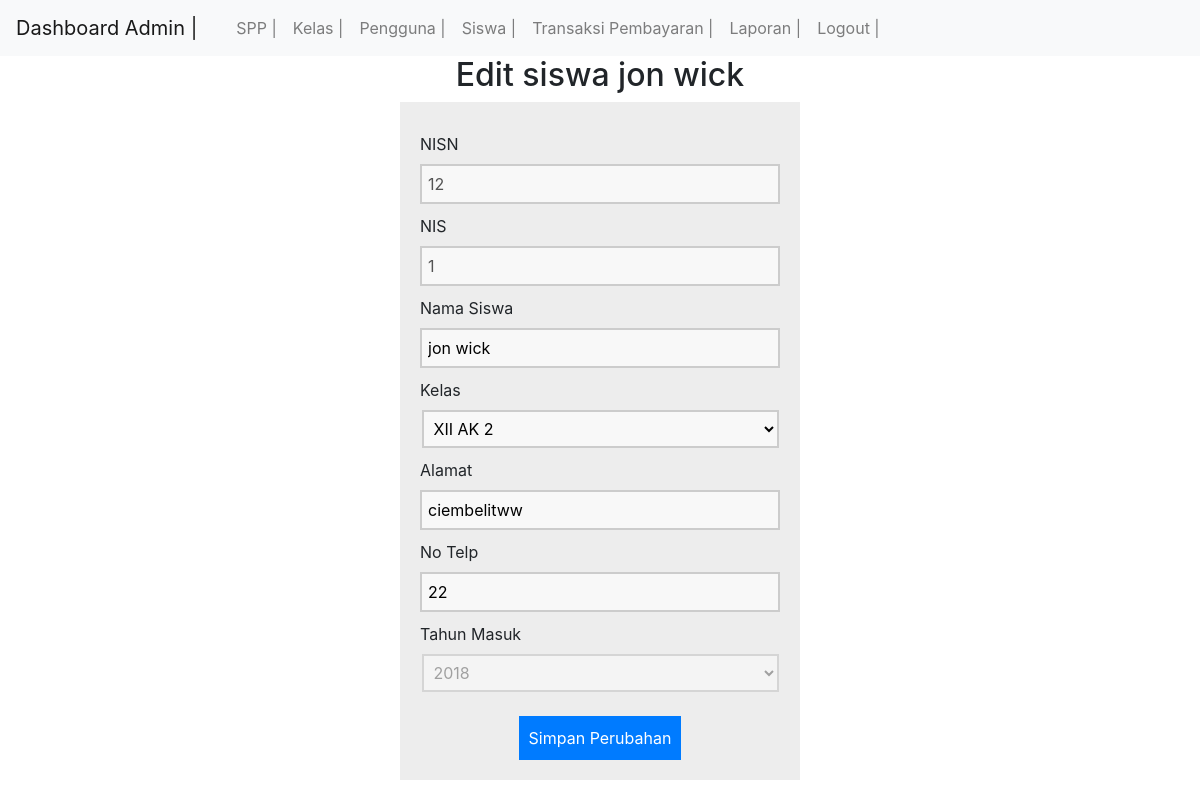
The app's page /dump/edit_siswa.php?id=12 (signed in) with its own data.
### tables this page shows
CREATE TABLE `siswa` (
  `nisn` varchar(11) NOT NULL,
  `nis` varchar(11) NOT NULL,
  `nama` varchar(35) NOT NULL,
  `id_kelas` int(10) NOT NULL,
  `alamat` text NOT NULL,
  `no_telp` varchar(30) NOT NULL,
  `id_spp` int(11) NOT NULL
);

### dump/edit_siswa.php (the view, shortened to what this page needs)
<?php
include '../koneksi.php';
  if (isset($_GET['id'])) {
    $id = ($_GET["id"]);
    $query = "SELECT * FROM siswa,kelas,spp where siswa.nisn='$id' AND siswa.id_kelas=kelas.id_kelas AND siswa.id_spp=spp.id_spp";
    $result = mysqli_query($koneksi, $query);
    $data = mysqli_fetch_assoc($result);
  } else {
    echo "<script>alert('Masukkan data id.');window.location='siswa.php';</script>";
  }
  ?>
<!DOCTYPE html>
<html>
  <head>
  </head>
<body>
  <?php
  include ('header2.php');
?>
      <center>
        <h2>Edit siswa <?php echo $data['nama']; ?></h2>
      <center>
      <form method="POST" action="proses_editsiswa.php" enctype="multipart/form-data" >
      <section class="base">
        <div>
          <label>NISN</label>
          <input type="text" name="nisn" value="<?php echo $data['nisn']; ?>" disabled="disabled"/>
        </div>
        <div>
          <label>NIS</label>
         <input type="text" name="nis" value="<?php echo $data['nis']; ?>" disabled="disabled"/>
        </div>
          <label>Nama Siswa</label>
         <input type="text" name="nama" value="<?php echo $data['nama']; ?>" required=""/>
        <div>
          <label>Kelas</label>
          <select name="id_kelas" style="width: 357px;">
  <?php $idkelas=$data ['id_kelas'];
      $query = "SELECT * FROM kelas ORDER BY nama_kelas ASC";
      $result = mysqli_query($koneksi, $query);
      while($row = mysqli_fetch_assoc($result))
      {
      ?>
 <option value="<?php echo $row['id_kelas']; ?>" <?php if($row['id_kelas']=="$idkelas"){?> selected="selected" <?php } ?>><?php echo $row['nama_kelas']; ?></option>
 <?php
      }
      ?>
 </select>
    </div>
		<div>
          <label>Alamat</label>
         <input type="text" name="alamat" value="<?php echo $data['alamat']; ?>" required=""/>
        </div>
		<div>
          <label>No Telp</label>
         <input type="text" name="no_telp" value="<?php echo $data['no_telp']; ?>" required=""/>
        </div>
		 <div>
		 <label>Tahun Masuk</label>
          <select name="tahun" style="width: 357px;" disabled="disabled"/>
  <?php
  $idspp=$data ['id_spp'];
      $query = "SELECT * FROM spp ORDER BY tahun ASC";
      $result = mysqli_query($koneksi, $query);
      while($row = mysqli_fetch_assoc($result))
      {
      ?>
 <option value="<?php echo $row['id_spp']; ?>"<?php if($row['id_spp']=="$idspp"){?> selected="selected" <?php } ?>><?php echo $row['tahun']; ?></option>
 <?php
      }
      ?>
    </div>
	<br>
        <div>
         <button type="submit">Simpan Perubahan</button>
        </div>
        </section>
      </form>
</body>
</html>

### dump/edit_siswa.php (style rules this page uses)
button { background-color: #007bff; color: #fff; padding: 10px; text-decoration: none; font-size: 12px; border: 0px; margin-top: 20px; }
label { margin-top: 10px; float: left; text-align: left; width: 100%; }
input { padding: 6px; width: 100%; box-sizing: border-box; background: #f8f8f8; border: 2px solid #ccc; outline-color: #007bff; }
select { padding: 6px; width: 100%; box-sizing: border-box; background: #f8f8f8; border: 2px solid #ccc; outline-color: #007bff; }
div { width: 100%; height: auto; }
.base { width: 400px; height: auto; padding: 20px; margin-left: auto; margin-right: auto; background: #ededed; }

### records on screen
siswa: nama "jon wick", nisn "12", nis "1", alamat "ciembelitww", no_telp "22"

### other values on screen
form field id_kelas "XII AK 2"
form field tahun "2018"
